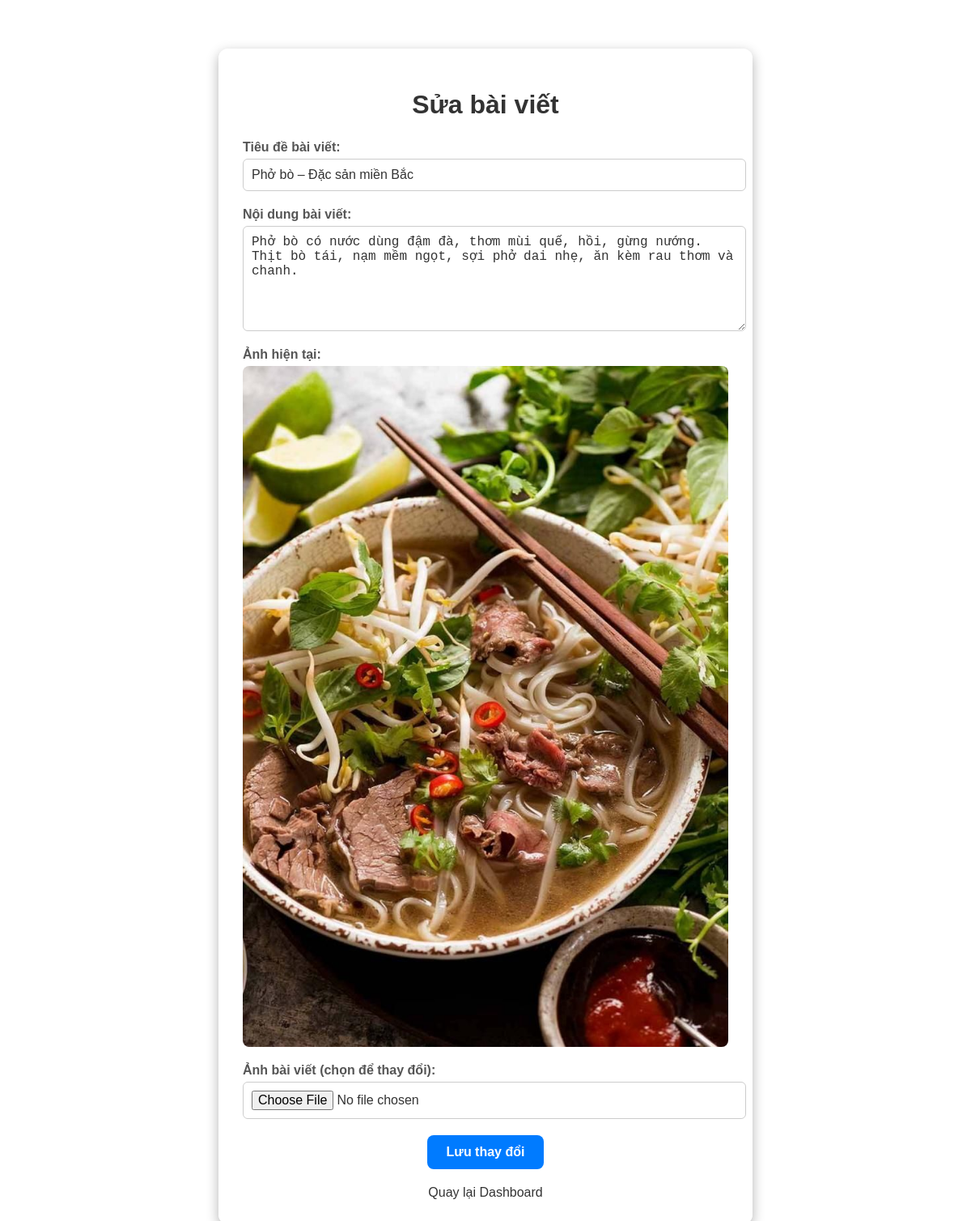
Screenshot of /edit_post/16 (signed in) with the database file from the repository.
### tables this page shows
CREATE TABLE posts (
            post_id INTEGER PRIMARY KEY AUTOINCREMENT,
            username TEXT,
            title TEXT,
            content TEXT,
            image_url TEXT,
            created_at DATETIME DEFAULT CURRENT_TIMESTAMP,
            FOREIGN KEY(username) REFERENCES users(username)
        );

### app.py (the view, shortened to what this page needs)
@app.route('/edit_post/<int:post_id>', methods=['GET', 'POST'])
def edit_post(post_id):
    if 'username' not in session:
        flash("Vui lòng đăng nhập!", "warning")
        return redirect(url_for('login'))
    os.makedirs('static/uploads', exist_ok=True)
    with sqlite3.connect(DATABASE) as conn:
        c = conn.cursor()
        c.execute("SELECT post_id, username, title, content, image_url FROM posts WHERE post_id=?", (post_id,))
        post = c.fetchone()
        if not post:
            flash("Bài viết không tồn tại!", "danger")
            return redirect(url_for('dashboard'))
        if session['username'] != post[1]:
            flash("Hành động trái phép!", "danger")
            return redirect(url_for('dashboard'))
    return render_template('edit_post.html', post=post)

### templates/edit_post.html (shortened to what this page needs)
<!DOCTYPE html>
<html lang="vi">
<head>
</head>
<body>
  <div class="container">
    <h1>Sửa bài viết</h1>
    <form action="{{ url_for('edit_post', post_id=post[0]) }}" method="POST" enctype="multipart/form-data">
      <label for="title">Tiêu đề bài viết:</label>
      <input type="text" id="title" name="title" value="{{ post[2] }}" required>
      <label for="content">Nội dung bài viết:</label>
      <textarea id="content" name="content" rows="6" required>{{ post[3] }}</textarea>
      {% if post[4] %}
        <label>Ảnh hiện tại:</label>
        <img src="{{ post[4] }}" alt="Ảnh bài viết" class="current-image">
      {% endif %}
      <label for="image">Ảnh bài viết (chọn để thay đổi):</label>
      <input type="file" id="image" name="image" accept="image/*">
      <button type="submit">Lưu thay đổi</button>
    </form>
    <a href="{{ url_for('dashboard') }}">Quay lại Dashboard</a>
  </div>
</body>
</html>

### templates/edit_post.html (style rules this page uses)
body { background-image: url('https://st.ielts-fighter.com/src/ielts-fighter-image/2023/07/21/0862c163-ced6-4ee9-8ce2-beb57f2065a0.jpg'); background-size: cover; background-position: center; background-attachment: fixed; background-repeat: no-repeat; font-family: Arial, sans-serif; margin: 0; padding: 20px; }
.container { width: 90%; max-width: 600px; margin: 40px auto; background: rgba(255, 255, 255, 0.9); padding: 30px; border-radius: 12px; box-shadow: 0 5px 15px rgba(0, 0, 0, 0.3); }
h1 { text-align: center; margin-bottom: 25px; color: #333; }
form { display: flex; flex-direction: column; align-items: flex-start; }
label { font-weight: bold; margin-bottom: 5px; color: #555; text-align: left; }
input[type="text"], textarea, input[type="file"] { width: 100%; padding: 10px; margin-bottom: 20px; border: 1px solid #ccc; border-radius: 6px; font-size: 16px; color: #333; }
button { align-self: center; padding: 12px 24px; background-color: #007BFF; color: #fff; border: none; border-radius: 8px; font-size: 16px; font-weight: bold; cursor: pointer; transition: background-color 0.3s ease, transform 0.3s ease; }
a { display: block; text-align: center; margin-top: 20px; text-decoration: none; color: #333; font-size: 16px; }
.current-image { max-width: 100%; height: auto; margin-bottom: 20px; border-radius: 8px; }

### rows the page displays
posts: title "Phở bò – Đặc sản miền Bắc", content "Phở bò có nước dùng đậm đà, thơm mùi quế, hồi, gừng nướng. Thịt bò tái, nạm mềm ngọt, sợi phở dai nhẹ, ăn kèm rau thơm và chanh.", image_url (picture)
